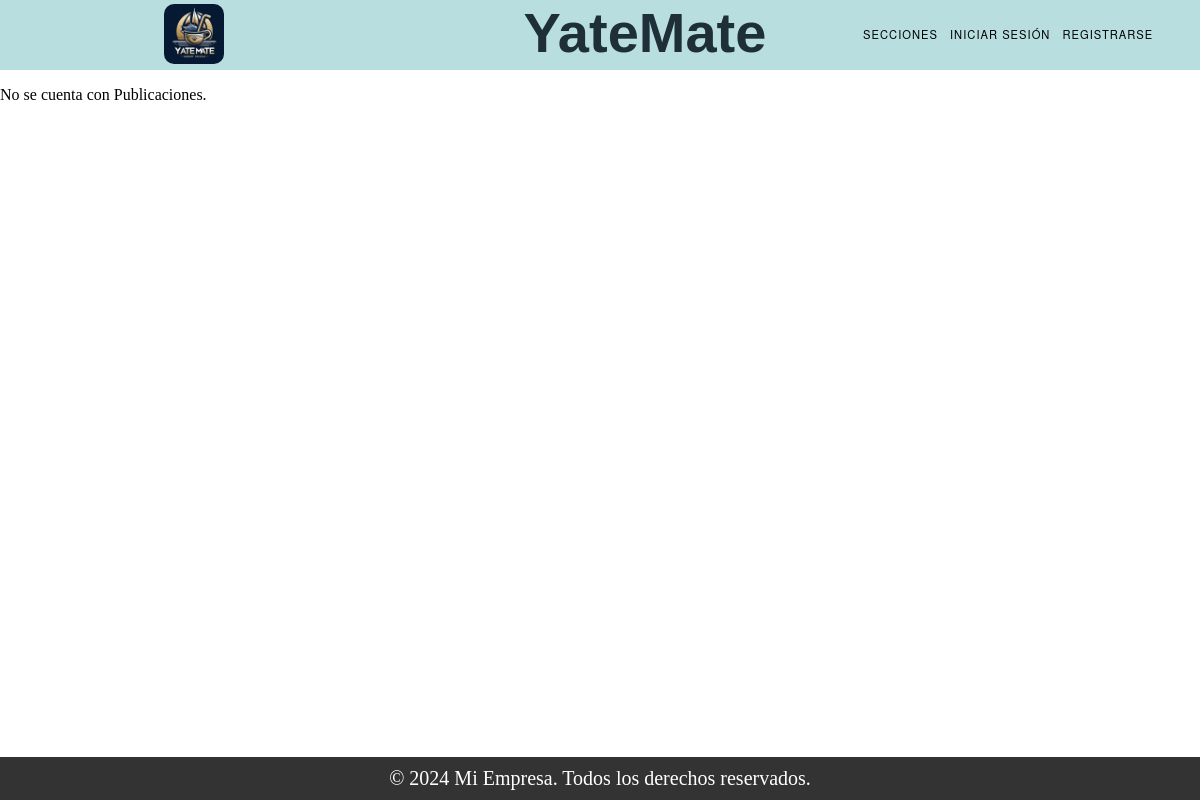
Before: /list_publication_boat/ with the older database file.
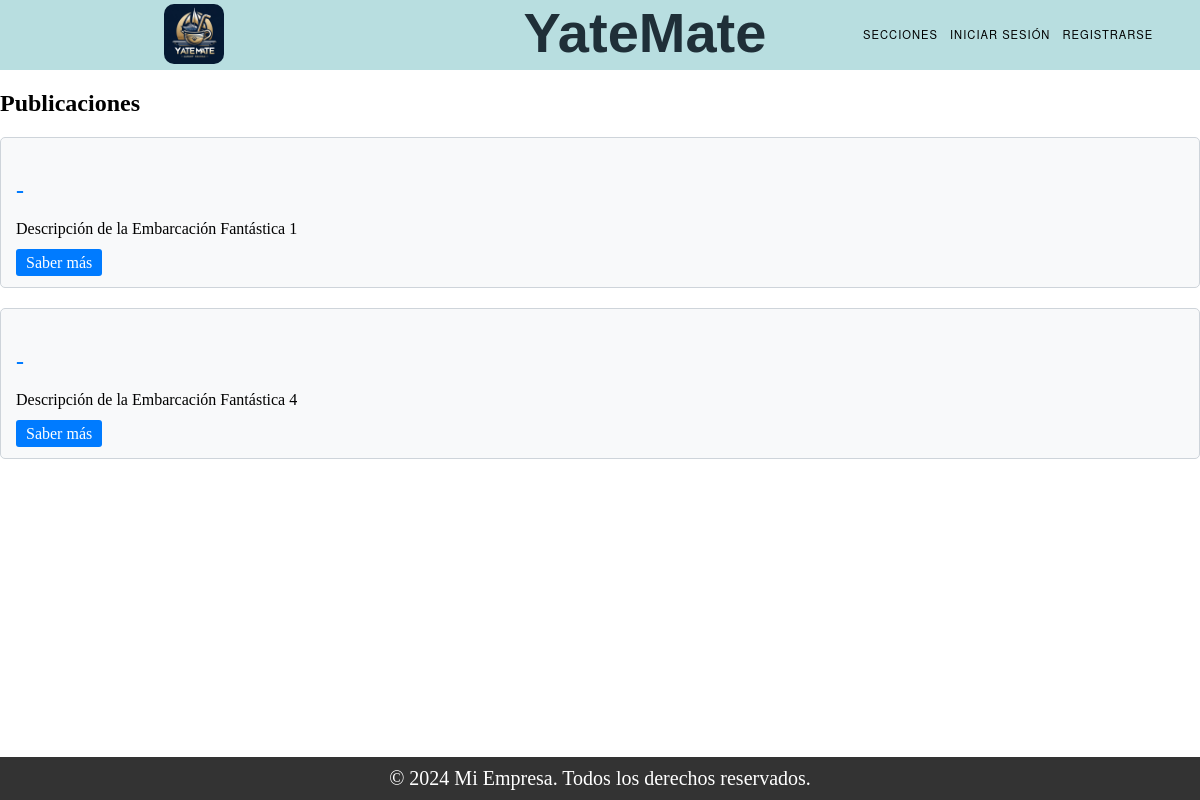
After: the same page with the newer database file.
### Trueque/models.py (models this page shows, shortened)
class Publicacion_Embarcacion(models.Model):
    ESTADO_CHOICES = (
        ('Vigente', 'Vigente'),
        ('Proceso', 'Proceso'),
        ('Finalizado', 'Finalizado'),
    )
    embarcacion = models.ForeignKey(Embarcacion, on_delete=models.CASCADE)
    descripcion = models.TextField()
    estado = models.CharField(max_length=50)

### Trueque/views.py (the view)
# urls.py: path("list_publication_boat/", views.list_publication_boat, name="list_publication_boat"),
def list_publication_boat(request):
    embarcaciones_vigentes = Publicacion_Embarcacion.objects.filter(estado='Vigente')
    return render(request, "list_publication_boat.html", {'embarcaciones_vigentes': embarcaciones_vigentes})

### Trueque/templates/list_publication_boat.html (shortened to what this page needs)
{% extends "base.html" %}
{% block content %}
{% if embarcaciones_vigentes %}
    <h2>Publicaciones</h2>
    {% for embarcacion in  embarcaciones_vigentes %}
        <div class="card">
            <h3 class="card-title">{{ embarcacion.tipo }} - {{ embarcacion.nombre_fantasia }}</h3>
            <p>{{ embarcacion.descripcion|truncatechars:70 }}</p>
            <a href="#" class="btn btn-card">Saber más</a>
        </div>
    {% endfor %}
{% else %}
    <p>No se cuenta con Publicaciones.</p>
{% endif %}
{% endblock %}

Changed rows visible on the page:
now on this page (row edited): Publicacion_Embarcacion: descripcion "Descripción de la Embarcación Fantástica 1"
now on this page (row edited): Publicacion_Embarcacion: descripcion "Descripción de la Embarcación Fantástica 4"
Other visible differences:
text no longer shown: "No se cuenta con Publicaciones."
text now shown: "Publicaciones"
